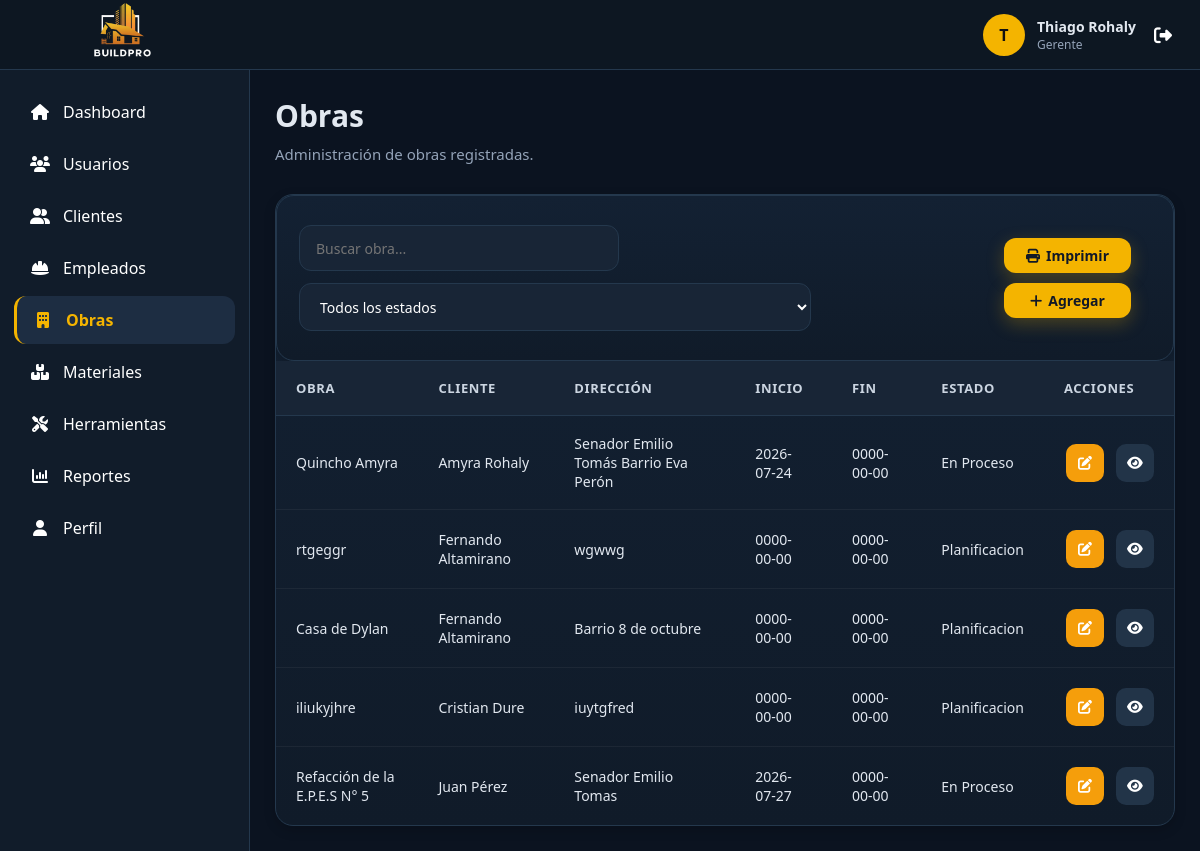
Page /vistas/obras/index.php (signed in) on the earlier database version.
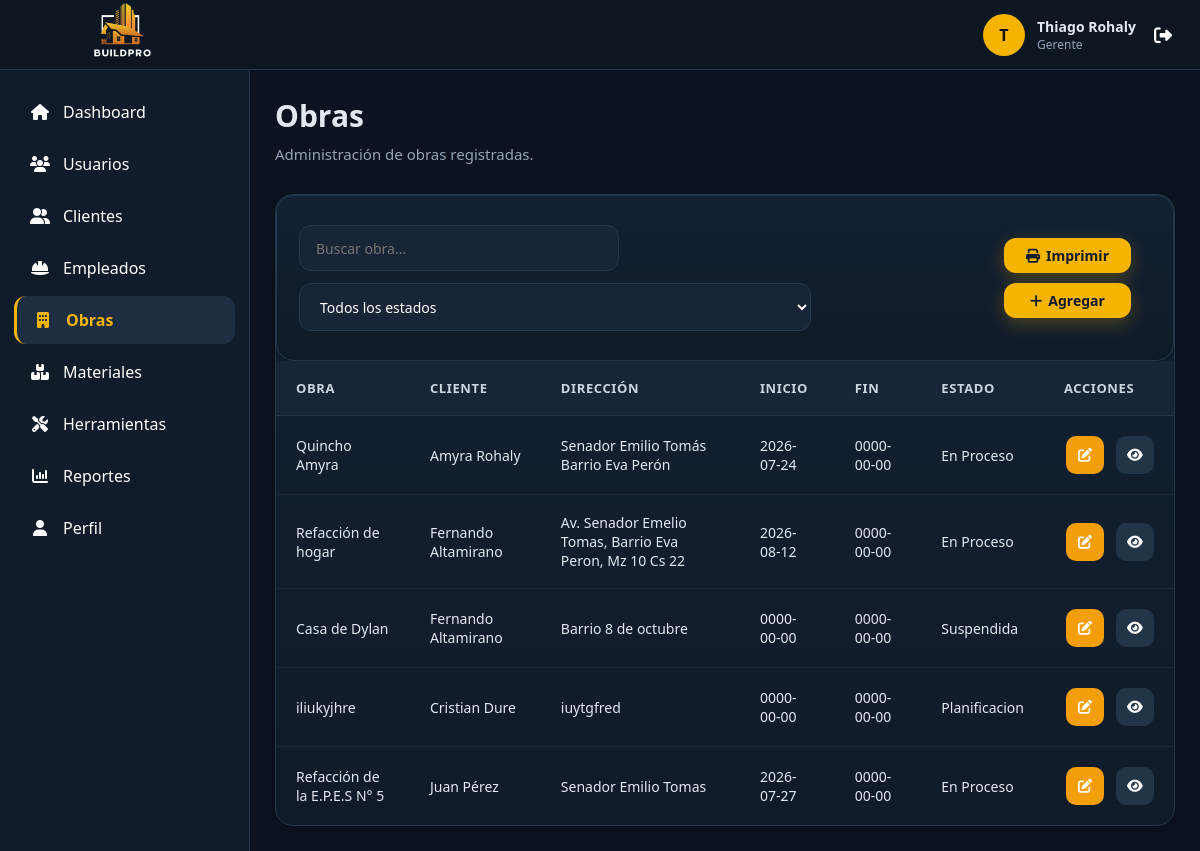
Same page on the later database version.
### tables this page shows
CREATE TABLE `obra` (
  `id_obra` int(11) NOT NULL,
  `id_usuario` int(11) NOT NULL,
  `nombre_obra` varchar(150) NOT NULL,
  `direccion` varchar(255) NOT NULL,
  `descripcion` text DEFAULT NULL,
  `fecha_inicio` date DEFAULT NULL,
  `fecha_fin` date DEFAULT NULL,
  `estado` enum('Planificacion','En Proceso','Finalizada','Cancelada','Suspendida') DEFAULT 'Planificacion',
  `activo` tinyint(1) NOT NULL DEFAULT 1
);

CREATE TABLE `usuario` (
  `id_usuario` int(11) NOT NULL,
  `id_rol` int(11) NOT NULL,
  `nombre` varchar(100) NOT NULL,
  `apellido` varchar(100) NOT NULL,
  `documento` varchar(20) DEFAULT NULL,
  `correo` varchar(150) NOT NULL,
  `contraseña` varchar(255) NOT NULL,
  `telefono` varchar(20) DEFAULT NULL,
  `direccion` varchar(255) DEFAULT NULL,
  `salario` decimal(12,2) DEFAULT NULL,
  `fecha_registro` datetime DEFAULT current_timestamp(),
  `estado` tinyint(1) DEFAULT 1 COMMENT '1=Activo, 0=Inactivo'
);

### modelos/Conexion.php (called while the page is built)
<?php
class Conexion {
    private $host = "localhost";
    private $usuario = "root";
    private $password = "";
    private $baseDatos = "constructora";
    public function conectar(){
        try {
            $conexion = new PDO(
                "mysql:host=".$this->host.";dbname=".$this->baseDatos.";charset=utf8",
                $this->usuario,
                $this->password
            );
            $conexion->setAttribute(
                PDO::ATTR_ERRMODE,
                PDO::ERRMODE_EXCEPTION
            );
            return $conexion;
        } catch(PDOException $e){
            die("Error de conexión: ".$e->getMessage());
        }
    }
}
?>

### modelos/Obra.php (called while the page is built, shortened)
<?php
require_once "Conexion.php";
class Obra
{
    private $conexion;
    public function __construct()
    {
        $db = new Conexion();
        $this->conexion = $db->conectar();
    }
    public function obtenerTodos()
    {
        $sql = "SELECT
    o.id_obra,
    o.nombre_obra,
    o.direccion,
    o.fecha_inicio,
    o.fecha_fin,
    o.estado,
    u.nombre AS nombre_cliente,
    u.apellido AS apellido_cliente
FROM obra o
INNER JOIN usuario u
    ON o.id_usuario = u.id_usuario";
        $consulta = $this->conexion->prepare($sql);
        $consulta->execute();
        return $consulta->fetchAll(PDO::FETCH_ASSOC);
    }
}

### vistas/obras/index.php (the view, shortened to what this page needs)
<?php
require_once "../../modelos/Obra.php";
$obra = new Obra();
$obras = $obra->obtenerTodos();
require_once "../../layouts/header.php";
require_once "../../layouts/sidebar.php";
?>
<main class="content">
    <div class="page-title no-print">
        <h1>Obras</h1>
        <p>
            Administración de obras registradas.
        </p>
    </div>
    <div class="table-container">
        <div class="toolbar no-print">
            <div class="toolbar-left">
                <input
                    type="text"
                    id="buscarObra"
                    class="search-box"
                    placeholder="Buscar obra...">
                <select id="filtroEstado" class="filter">
                    <option value="">
                        Todos los estados
                    </option>
                </select>
            </div>
            <div style="display: flex; flex-direction: column; margin: 20px;">
                <button
                    onclick="window.print()"
                    class="btn btn-primary"
                    style="margin-bottom: 10px;">
                    <i class="fa-solid fa-print"></i>
                    Imprimir
                </button>
                <a
                    href="agregar.php"
                    class="btn btn-primary">
                    <i class="fa-solid fa-plus"></i>
                    Agregar
                </a>
            </div>
        </div>
        <table
            class="table"
            id="tablaObras">
            <thead>
                <tr>
                    <th>Obra</th>
                    <th>Cliente</th>
                    <th>Dirección</th>
                    <th>Inicio</th>
                    <th>Fin</th>
                    <th>Estado</th>
                    <th class="no-print">
                        Acciones
                    </th>
                </tr>
            </thead>
            <tbody>
                <?php foreach ($obras as $o) { ?>
                    <tr>
                        <td>
                            <?= $o["nombre_obra"] ?>
                        </td>
                        <td>
                            <?= $o["nombre_cliente"] . " " . $o["apellido_cliente"] ?>
                        </td>
                        <td>
                            <?= $o["direccion"] ?>
                        </td>
                        <td>
                            <?= $o["fecha_inicio"] ?>
                        </td>
                        <td>
                            <?= $o["fecha_fin"] ?>
                        </td>
                        <td>
                            <?= $o["estado"] ?>
                        </td>
                        <td class="no-print">
                            <div class="table-actions">
                            <a href="editar.php?id=<?= $o["id_obra"] ?>" class="btn btn-warning">
                                <i class="fa-solid fa-pen-to-square"></i>
                            </a>
                            <a href="ver.php?id=<?= $o["id_obra"] ?>" class="btn btn-secondary">
                                <i class="fa-solid fa-eye"></i>
                            </a>
                            </div>
                        </td>
                    </tr>
                <?php } ?>
            </tbody>
        </table>
    </div>
</main>
<?php
require_once "../../layouts/footer.php";
?>

Differences in the rows shown:
changed obra: nombre_obra "rtgeggr" → "Refacción de hogar"; direccion "wgwwg" → "Av. Senador Emelio Tomas, Barrio Eva Peron, Mz 10 Cs 22"; fecha_inicio "0000-00-00" → "2026-08-12"; estado "Planificacion" → "En Proceso"
changed obra "Casa de Dylan": estado "Planificacion" → "Suspendida"
